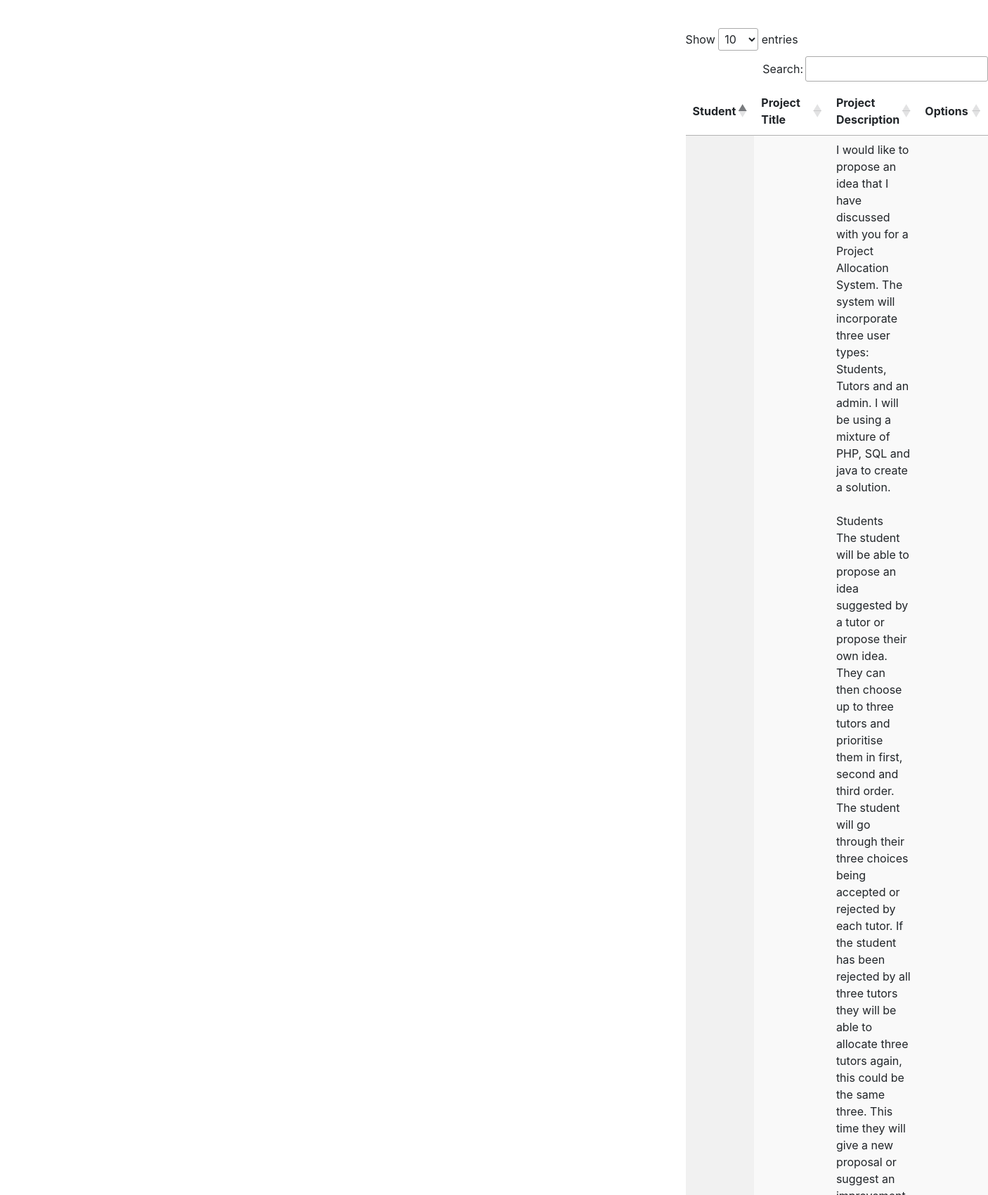
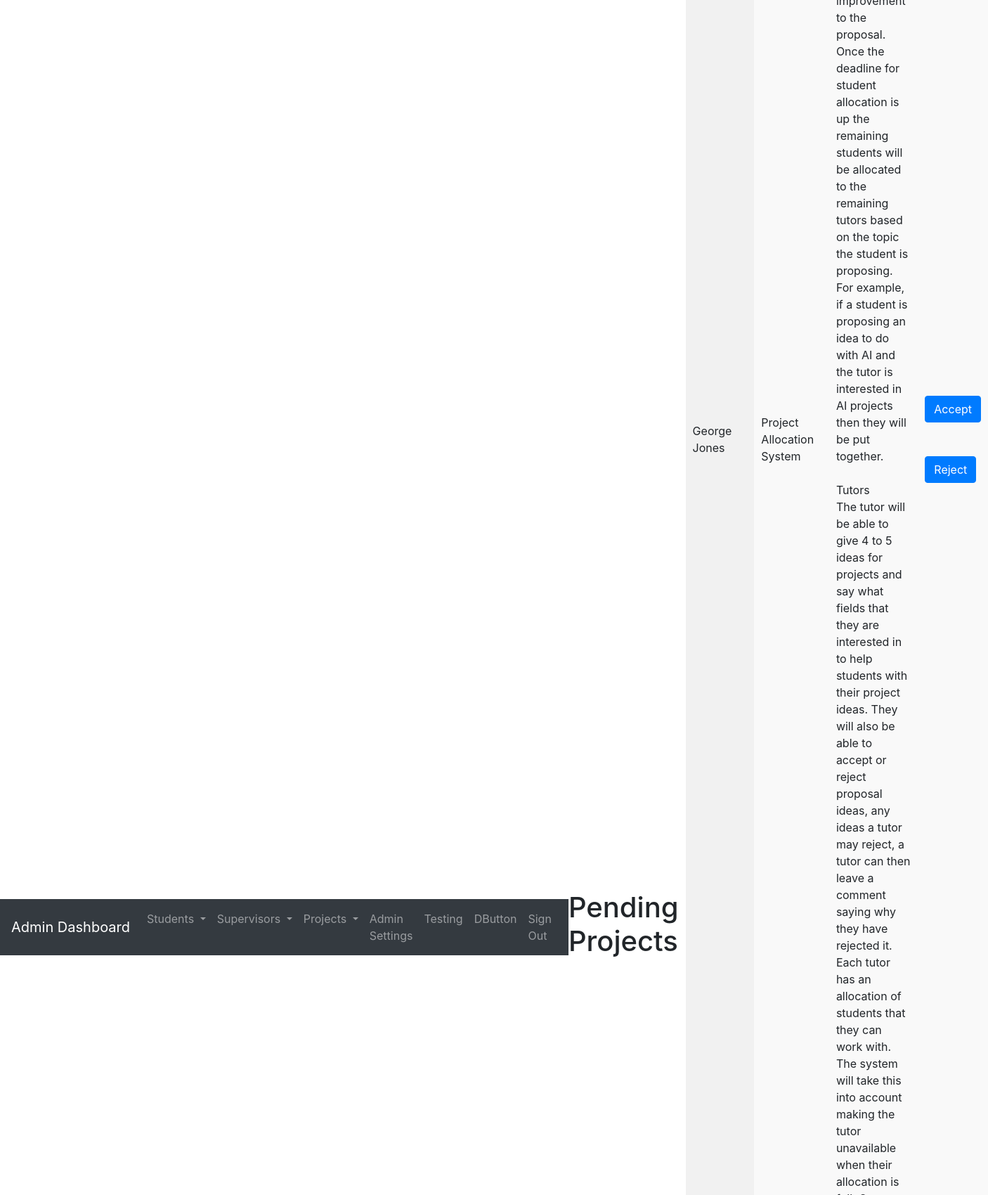
The page /adminDashboard/pendingProjects.php (signed in, upper part) on the database its author committed (2 pictures, top to bottom).
### tables this page shows
CREATE TABLE `projects` (
  `Id` int(11) NOT NULL,
  `StudentId` int(11) NOT NULL,
  `SupervisorId` int(11) DEFAULT NULL,
  `ProjectTitle` varchar(255) DEFAULT NULL,
  `ProjectDetails` text,
  `ProjectCreated` datetime DEFAULT NULL,
  `Allocated` tinyint(1) NOT NULL DEFAULT '0'
);

CREATE TABLE `students` (
  `Id` int(11) NOT NULL,
  `FirstName` varchar(20) NOT NULL,
  `LastName` varchar(20) NOT NULL,
  `StudentId` int(11) NOT NULL
);

### resources/session.php (called while the page is built, shortened)
<?php
   include('config.php');
   $user_check = $_SESSION['login_user'];
   $ses_sql = mysqli_query($db,"select * from users where UserName = '$user_check'");
   $row = mysqli_fetch_array($ses_sql,MYSQLI_ASSOC);
   if (empty($row['StudentId'])) {
      $id = $row['SupervisorId'];
   }else{
      $id = $row['StudentId'];
   }
?>

### tables/displayPendingProjects.php (the view, shortened to what this page needs)
<?php
$supervisorId = $id;
$sql = "SELECT projects.Id, students.FirstName, students.LastName, projects.StudentId, ProjectTitle, ProjectDetails FROM projects INNER JOIN students ON projects.StudentId = students.Id WHERE projects.SupervisorId = '$supervisorId' && projects.Allocated = '0'";
$result = $db->query($sql);
while($row = $result->fetch_assoc()) {
    echo '<tr>';
    echo "<td>". $row["FirstName"] . " " . $row["LastName"] . "</td>";
    echo "<td>". $row["ProjectTitle"] . "</td>";
    echo "<td>". nl2br($row["ProjectDetails"]) . "</td>";
    echo "<td><form action='../sql/acceptProject.php' method='post'><button type='submit' class='btn btn-primary' data-toggle='modal' data-target='#Accept' name='id' value='". $row["StudentId"] ."'>Accept</button></form><br><br>
    <button type='button' class='btn btn-primary' data-toggle='modal' data-target='#Reject'>Reject</button></td>";
    echo "</tr>";
}
?>

### css/login.css (style rules this page uses)
body { display: flex; align-items: center; height: 100%; padding-top: 40px; padding-bottom: 40px; }

### rows shown on the page
projects: StudentId.FirstName "George", StudentId.LastName "Jones", ProjectTitle "Project Allocation System", ProjectDetails "I would like to propose an idea that I have discussed with you for a Project Allocation System. The system will incorporate three user types: Students, Tutors and an admin. I will be using a mixture of PHP, SQL and java to create a solution. Students The student will be able to propose an idea suggested by a tutor or propose their own idea. They can then choose up to three tutors and prioritise them in first, second and third order. The student will go through their three choices being accepted or rejected by each tutor. If the student has been rejected by all three tutors they will be able to allocate three tutors again, this could be the same three. This time they will give a new proposal…"

### other values the page prints
$_SESSION['login_user'] "DButton"
